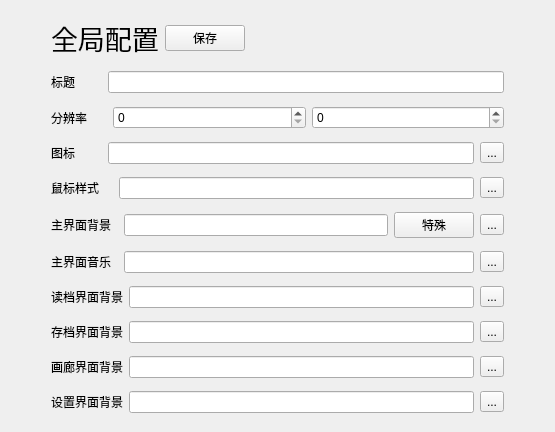
<?xml version="1.0" encoding="UTF-8"?>
<ui version="4.0">
 <class>ConfigEditor</class>
 <widget class="QWidget" name="ConfigEditor">
  <property name="geometry">
   <rect>
    <x>0</x>
    <y>0</y>
    <width>555</width>
    <height>432</height>
   </rect>
  </property>
  <property name="windowTitle">
   <string>Form</string>
  </property>
  <layout class="QGridLayout" name="gridLayout">
   <item row="1" column="1">
    <layout class="QHBoxLayout" name="horizontalLayout_12">
     <item>
      <widget class="QLabel" name="labTitle">
       <property name="text">
        <string>标题        </string>
       </property>
      </widget>
     </item>
     <item>
      <widget class="QLineEdit" name="lineTitle"/>
     </item>
    </layout>
   </item>
   <item row="5" column="1">
    <layout class="QHBoxLayout" name="horizontalLayout_3">
     <item>
      <widget class="QLabel" name="label_7">
       <property name="text">
        <string>主界面背景  </string>
       </property>
      </widget>
     </item>
     <item>
      <layout class="QHBoxLayout" name="horizontalLayout_8">
       <item>
        <widget class="QLineEdit" name="lineBack"/>
       </item>
       <item>
        <widget class="QPushButton" name="btnBackSp">
         <property name="text">
          <string>特殊</string>
         </property>
        </widget>
       </item>
       <item>
        <widget class="QToolButton" name="btnBack">
         <property name="text">
          <string>...</string>
         </property>
        </widget>
       </item>
      </layout>
     </item>
    </layout>
   </item>
   <item row="3" column="1">
    <layout class="QHBoxLayout" name="horizontalLayout_10">
     <item>
      <widget class="QLabel" name="label_3">
       <property name="text">
        <string>图标        </string>
       </property>
      </widget>
     </item>
     <item>
      <widget class="QLineEdit" name="lineIcon"/>
     </item>
     <item>
      <widget class="QToolButton" name="btnIcon">
       <property name="text">
        <string>...</string>
       </property>
      </widget>
     </item>
    </layout>
   </item>
   <item row="6" column="1">
    <layout class="QHBoxLayout" name="horizontalLayout_7">
     <item>
      <widget class="QLabel" name="label_8">
       <property name="text">
        <string>主界面音乐  </string>
       </property>
      </widget>
     </item>
     <item>
      <widget class="QLineEdit" name="lineBgm"/>
     </item>
     <item>
      <widget class="QToolButton" name="btnBgm">
       <property name="text">
        <string>...</string>
       </property>
      </widget>
     </item>
    </layout>
   </item>
   <item row="8" column="1">
    <layout class="QHBoxLayout" name="horizontalLayout_5">
     <item>
      <widget class="QLabel" name="labSize">
       <property name="text">
        <string>存档界面背景</string>
       </property>
      </widget>
     </item>
     <item>
      <widget class="QLineEdit" name="lineSave"/>
     </item>
     <item>
      <widget class="QToolButton" name="btnSave">
       <property name="text">
        <string>...</string>
       </property>
      </widget>
     </item>
    </layout>
   </item>
   <item row="0" column="1">
    <layout class="QHBoxLayout" name="horizontalLayout_13">
     <item>
      <widget class="QLabel" name="label_5">
       <property name="enabled">
        <bool>true</bool>
       </property>
       <property name="sizePolicy">
        <sizepolicy hsizetype="Preferred" vsizetype="Fixed">
         <horstretch>0</horstretch>
         <verstretch>0</verstretch>
        </sizepolicy>
       </property>
       <property name="font">
        <font>
         <family>Arial</family>
         <pointsize>20</pointsize>
        </font>
       </property>
       <property name="contextMenuPolicy">
        <enum>Qt::ActionsContextMenu</enum>
       </property>
       <property name="text">
        <string>全局配置</string>
       </property>
      </widget>
     </item>
     <item>
      <widget class="QPushButton" name="win_save">
       <property name="text">
        <string>保存</string>
       </property>
      </widget>
     </item>
     <item>
      <spacer name="horizontalSpacer">
       <property name="orientation">
        <enum>Qt::Horizontal</enum>
       </property>
       <property name="sizeType">
        <enum>QSizePolicy::MinimumExpanding</enum>
       </property>
       <property name="sizeHint" stdset="0">
        <size>
         <width>20</width>
         <height>20</height>
        </size>
       </property>
      </spacer>
     </item>
    </layout>
   </item>
   <item row="5" column="2">
    <spacer name="horizontalSpacer_4">
     <property name="orientation">
      <enum>Qt::Horizontal</enum>
     </property>
     <property name="sizeType">
      <enum>QSizePolicy::Preferred</enum>
     </property>
     <property name="sizeHint" stdset="0">
      <size>
       <width>40</width>
       <height>20</height>
      </size>
     </property>
    </spacer>
   </item>
   <item row="7" column="1">
    <layout class="QHBoxLayout" name="horizontalLayout_6">
     <item>
      <widget class="QLabel" name="label_9">
       <property name="text">
        <string>读档界面背景</string>
       </property>
      </widget>
     </item>
     <item>
      <widget class="QLineEdit" name="lineLoad"/>
     </item>
     <item>
      <widget class="QToolButton" name="btnLoad">
       <property name="text">
        <string>...</string>
       </property>
      </widget>
     </item>
    </layout>
   </item>
   <item row="9" column="1">
    <layout class="QHBoxLayout" name="horizontalLayout_4">
     <item>
      <widget class="QLabel" name="label_11">
       <property name="text">
        <string>画廊界面背景</string>
       </property>
      </widget>
     </item>
     <item>
      <widget class="QLineEdit" name="lineGal"/>
     </item>
     <item>
      <widget class="QToolButton" name="btnGal">
       <property name="text">
        <string>...</string>
       </property>
      </widget>
     </item>
    </layout>
   </item>
   <item row="2" column="1">
    <layout class="QHBoxLayout" name="horizontalLayout_11">
     <item>
      <widget class="QLabel" name="label_2">
       <property name="text">
        <string>分辨率      </string>
       </property>
      </widget>
     </item>
     <item>
      <layout class="QHBoxLayout" name="horizontalLayout">
       <property name="sizeConstraint">
        <enum>QLayout::SetDefaultConstraint</enum>
       </property>
       <item>
        <widget class="QSpinBox" name="spinSizeX">
         <property name="sizePolicy">
          <sizepolicy hsizetype="Expanding" vsizetype="Fixed">
           <horstretch>0</horstretch>
           <verstretch>0</verstretch>
          </sizepolicy>
         </property>
         <property name="maximum">
          <number>1999</number>
         </property>
        </widget>
       </item>
       <item>
        <widget class="QSpinBox" name="spinSizeY">
         <property name="sizePolicy">
          <sizepolicy hsizetype="Expanding" vsizetype="Fixed">
           <horstretch>0</horstretch>
           <verstretch>0</verstretch>
          </sizepolicy>
         </property>
         <property name="maximum">
          <number>1999</number>
         </property>
        </widget>
       </item>
      </layout>
     </item>
    </layout>
   </item>
   <item row="10" column="1">
    <layout class="QHBoxLayout" name="horizontalLayout_2">
     <item>
      <widget class="QLabel" name="label_12">
       <property name="text">
        <string>设置界面背景</string>
       </property>
      </widget>
     </item>
     <item>
      <widget class="QLineEdit" name="lineCon"/>
     </item>
     <item>
      <widget class="QToolButton" name="btnCon">
       <property name="text">
        <string>...</string>
       </property>
      </widget>
     </item>
    </layout>
   </item>
   <item row="4" column="1">
    <layout class="QHBoxLayout" name="horizontalLayout_9">
     <item>
      <widget class="QLabel" name="label_4">
       <property name="text">
        <string>鼠标样式    </string>
       </property>
      </widget>
     </item>
     <item>
      <widget class="QLineEdit" name="lineMouse"/>
     </item>
     <item>
      <widget class="QToolButton" name="btnMouse">
       <property name="text">
        <string>...</string>
       </property>
      </widget>
     </item>
    </layout>
   </item>
   <item row="4" column="0">
    <spacer name="horizontalSpacer_3">
     <property name="orientation">
      <enum>Qt::Horizontal</enum>
     </property>
     <property name="sizeType">
      <enum>QSizePolicy::Preferred</enum>
     </property>
     <property name="sizeHint" stdset="0">
      <size>
       <width>40</width>
       <height>20</height>
      </size>
     </property>
    </spacer>
   </item>
  </layout>
 </widget>
 <resources/>
 <connections/>
</ui>
